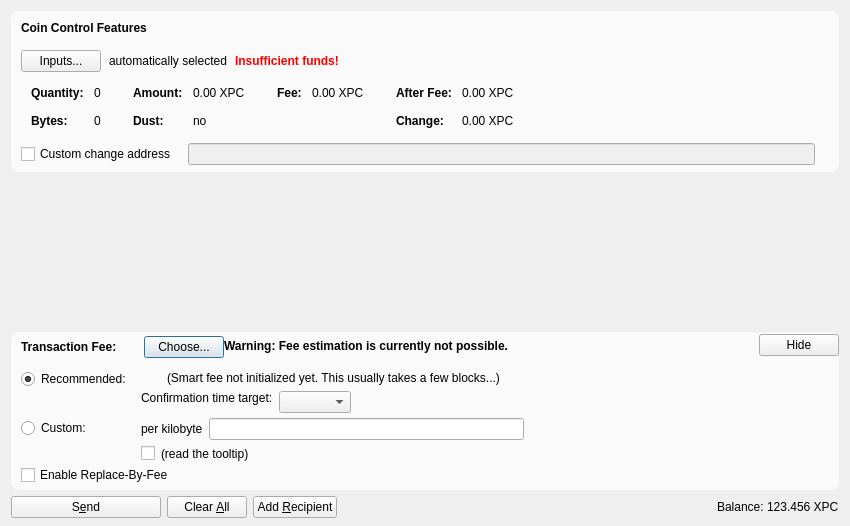
<?xml version="1.0" encoding="UTF-8"?>
<ui version="4.0">
 <class>SendCoinsDialog</class>
 <widget class="QDialog" name="SendCoinsDialog">
  <property name="geometry">
   <rect>
    <x>0</x>
    <y>0</y>
    <width>850</width>
    <height>526</height>
   </rect>
  </property>
  <property name="windowTitle">
   <string>Send Coins</string>
  </property>
  <layout class="QVBoxLayout" name="verticalLayout" stretch="0,1,0,0">
   <property name="bottomMargin">
    <number>8</number>
   </property>
   <item>
    <widget class="QFrame" name="frameCoinControl">
     <property name="styleSheet">
      <string notr="true">#frameCoinControl { background-color: rgba(255,255,255,0.7); border-radius: 8px; }</string>
     </property>
     <property name="sizePolicy">
      <sizepolicy hsizetype="Expanding" vsizetype="Expanding">
       <horstretch>0</horstretch>
       <verstretch>0</verstretch>
      </sizepolicy>
     </property>
     <property name="maximumSize">
      <size>
       <width>16777215</width>
       <height>16777215</height>
      </size>
     </property>
     <property name="frameShape">
      <enum>QFrame::StyledPanel</enum>
     </property>
     <property name="frameShadow">
      <enum>QFrame::Sunken</enum>
     </property>
     <layout class="QVBoxLayout" name="verticalLayoutCoinControl2">
      <property name="spacing">
       <number>0</number>
      </property>
      <property name="leftMargin">
       <number>0</number>
      </property>
      <property name="topMargin">
       <number>0</number>
      </property>
      <property name="rightMargin">
       <number>0</number>
      </property>
      <property name="bottomMargin">
       <number>6</number>
      </property>
      <item>
       <layout class="QVBoxLayout" name="verticalLayoutCoinControl" stretch="0,0,0,0,1">
        <property name="spacing">
         <number>0</number>
        </property>
        <property name="leftMargin">
         <number>10</number>
        </property>
        <property name="topMargin">
         <number>10</number>
        </property>
        <item>
         <layout class="QHBoxLayout" name="horizontalLayoutCoinControl1">
          <property name="bottomMargin">
           <number>15</number>
          </property>
          <item>
           <widget class="QLabel" name="labelCoinControlFeatures">
            <property name="sizePolicy">
             <sizepolicy hsizetype="Preferred" vsizetype="Maximum">
              <horstretch>0</horstretch>
              <verstretch>0</verstretch>
             </sizepolicy>
            </property>
            <property name="font">
             <font>
              <weight>75</weight>
              <bold>true</bold>
             </font>
            </property>
            <property name="styleSheet">
             <string notr="true">font-weight:bold;</string>
            </property>
            <property name="text">
             <string>Coin Control Features</string>
            </property>
           </widget>
          </item>
         </layout>
        </item>
        <item>
         <layout class="QHBoxLayout" name="horizontalLayoutCoinControl2" stretch="0,0,0,0">
          <property name="spacing">
           <number>8</number>
          </property>
          <property name="bottomMargin">
           <number>10</number>
          </property>
          <item>
           <widget class="QPushButton" name="pushButtonCoinControl">
            <property name="styleSheet">
             <string notr="true"/>
            </property>
            <property name="text">
             <string>Inputs...</string>
            </property>
            <property name="autoDefault">
             <bool>false</bool>
            </property>
           </widget>
          </item>
          <item>
           <widget class="QLabel" name="labelCoinControlAutomaticallySelected">
            <property name="text">
             <string>automatically selected</string>
            </property>
            <property name="margin">
             <number>5</number>
            </property>
           </widget>
          </item>
          <item>
           <widget class="QLabel" name="labelCoinControlInsuffFunds">
            <property name="font">
             <font>
              <weight>75</weight>
              <bold>true</bold>
             </font>
            </property>
            <property name="styleSheet">
             <string notr="true">color:red;font-weight:bold;</string>
            </property>
            <property name="text">
             <string>Insufficient funds!</string>
            </property>
            <property name="margin">
             <number>5</number>
            </property>
           </widget>
          </item>
          <item>
           <spacer name="horizontalSpacerCoinControl">
            <property name="orientation">
             <enum>Qt::Horizontal</enum>
            </property>
            <property name="sizeHint" stdset="0">
             <size>
              <width>40</width>
              <height>1</height>
             </size>
            </property>
           </spacer>
          </item>
         </layout>
        </item>
        <item>
         <widget class="QWidget" name="widgetCoinControl" native="true">
          <property name="sizePolicy">
           <sizepolicy hsizetype="Preferred" vsizetype="Preferred">
            <horstretch>0</horstretch>
            <verstretch>0</verstretch>
           </sizepolicy>
          </property>
          <property name="minimumSize">
           <size>
            <width>0</width>
            <height>0</height>
           </size>
          </property>
          <property name="styleSheet">
           <string notr="true"/>
          </property>
          <layout class="QHBoxLayout" name="horizontalLayoutCoinControl5">
           <property name="leftMargin">
            <number>0</number>
           </property>
           <property name="topMargin">
            <number>0</number>
           </property>
           <property name="rightMargin">
            <number>0</number>
           </property>
           <property name="bottomMargin">
            <number>0</number>
           </property>
           <item>
            <layout class="QHBoxLayout" name="horizontalLayoutCoinControl3" stretch="0,0,0,1">
             <property name="spacing">
              <number>20</number>
             </property>
             <property name="topMargin">
              <number>0</number>
             </property>
             <property name="bottomMargin">
              <number>10</number>
             </property>
             <item>
              <layout class="QFormLayout" name="formLayoutCoinControl1">
               <property name="horizontalSpacing">
                <number>10</number>
               </property>
               <property name="verticalSpacing">
                <number>14</number>
               </property>
               <property name="leftMargin">
                <number>10</number>
               </property>
               <property name="topMargin">
                <number>4</number>
               </property>
               <property name="rightMargin">
                <number>6</number>
               </property>
               <item row="0" column="0">
                <widget class="QLabel" name="labelCoinControlQuantityText">
                 <property name="font">
                  <font>
                   <weight>75</weight>
                   <bold>true</bold>
                  </font>
                 </property>
                 <property name="text">
                  <string>Quantity:</string>
                 </property>
                 <property name="margin">
                  <number>0</number>
                 </property>
                </widget>
               </item>
               <item row="0" column="1">
                <widget class="QLabel" name="labelCoinControlQuantity">
                 <property name="cursor">
                  <cursorShape>IBeamCursor</cursorShape>
                 </property>
                 <property name="contextMenuPolicy">
                  <enum>Qt::ActionsContextMenu</enum>
                 </property>
                 <property name="text">
                  <string notr="true">0</string>
                 </property>
                 <property name="margin">
                  <number>0</number>
                 </property>
                 <property name="textInteractionFlags">
                  <set>Qt::LinksAccessibleByMouse|Qt::TextSelectableByKeyboard|Qt::TextSelectableByMouse</set>
                 </property>
                </widget>
               </item>
               <item row="1" column="0">
                <widget class="QLabel" name="labelCoinControlBytesText">
                 <property name="font">
                  <font>
                   <weight>75</weight>
                   <bold>true</bold>
                  </font>
                 </property>
                 <property name="text">
                  <string>Bytes:</string>
                 </property>
                </widget>
               </item>
               <item row="1" column="1">
                <widget class="QLabel" name="labelCoinControlBytes">
                 <property name="cursor">
                  <cursorShape>IBeamCursor</cursorShape>
                 </property>
                 <property name="contextMenuPolicy">
                  <enum>Qt::ActionsContextMenu</enum>
                 </property>
                 <property name="text">
                  <string notr="true">0</string>
                 </property>
                 <property name="textInteractionFlags">
                  <set>Qt::LinksAccessibleByMouse|Qt::TextSelectableByKeyboard|Qt::TextSelectableByMouse</set>
                 </property>
                </widget>
               </item>
              </layout>
             </item>
             <item>
              <layout class="QFormLayout" name="formLayoutCoinControl2">
               <property name="horizontalSpacing">
                <number>10</number>
               </property>
               <property name="verticalSpacing">
                <number>14</number>
               </property>
               <property name="leftMargin">
                <number>6</number>
               </property>
               <property name="topMargin">
                <number>4</number>
               </property>
               <property name="rightMargin">
                <number>6</number>
               </property>
               <item row="0" column="0">
                <widget class="QLabel" name="labelCoinControlAmountText">
                 <property name="font">
                  <font>
                   <weight>75</weight>
                   <bold>true</bold>
                  </font>
                 </property>
                 <property name="text">
                  <string>Amount:</string>
                 </property>
                 <property name="margin">
                  <number>0</number>
                 </property>
                </widget>
               </item>
               <item row="0" column="1">
                <widget class="QLabel" name="labelCoinControlAmount">
                 <property name="cursor">
                  <cursorShape>IBeamCursor</cursorShape>
                 </property>
                 <property name="contextMenuPolicy">
                  <enum>Qt::ActionsContextMenu</enum>
                 </property>
                 <property name="text">
                  <string notr="true">0.00 XPC</string>
                 </property>
                 <property name="textInteractionFlags">
                  <set>Qt::LinksAccessibleByMouse|Qt::TextSelectableByKeyboard|Qt::TextSelectableByMouse</set>
                 </property>
                </widget>
               </item>
               <item row="1" column="0">
                <widget class="QLabel" name="labelCoinControlLowOutputText">
                 <property name="font">
                  <font>
                   <weight>75</weight>
                   <bold>true</bold>
                  </font>
                 </property>
                 <property name="text">
                  <string>Dust:</string>
                 </property>
                </widget>
               </item>
               <item row="1" column="1">
                <widget class="QLabel" name="labelCoinControlLowOutput">
                 <property name="cursor">
                  <cursorShape>IBeamCursor</cursorShape>
                 </property>
                 <property name="contextMenuPolicy">
                  <enum>Qt::ActionsContextMenu</enum>
                 </property>
                 <property name="text">
                  <string notr="true">no</string>
                 </property>
                 <property name="textInteractionFlags">
                  <set>Qt::LinksAccessibleByMouse|Qt::TextSelectableByKeyboard|Qt::TextSelectableByMouse</set>
                 </property>
                </widget>
               </item>
              </layout>
             </item>
             <item>
              <layout class="QFormLayout" name="formLayoutCoinControl3">
               <property name="horizontalSpacing">
                <number>10</number>
               </property>
               <property name="verticalSpacing">
                <number>14</number>
               </property>
               <property name="leftMargin">
                <number>6</number>
               </property>
               <property name="topMargin">
                <number>4</number>
               </property>
               <property name="rightMargin">
                <number>6</number>
               </property>
               <item row="0" column="0">
                <widget class="QLabel" name="labelCoinControlFeeText">
                 <property name="font">
                  <font>
                   <weight>75</weight>
                   <bold>true</bold>
                  </font>
                 </property>
                 <property name="text">
                  <string>Fee:</string>
                 </property>
                 <property name="margin">
                  <number>0</number>
                 </property>
                </widget>
               </item>
               <item row="0" column="1">
                <widget class="QLabel" name="labelCoinControlFee">
                 <property name="cursor">
                  <cursorShape>IBeamCursor</cursorShape>
                 </property>
                 <property name="contextMenuPolicy">
                  <enum>Qt::ActionsContextMenu</enum>
                 </property>
                 <property name="text">
                  <string notr="true">0.00 XPC</string>
                 </property>
                 <property name="textInteractionFlags">
                  <set>Qt::LinksAccessibleByMouse|Qt::TextSelectableByKeyboard|Qt::TextSelectableByMouse</set>
                 </property>
                </widget>
               </item>
              </layout>
             </item>
             <item>
              <layout class="QFormLayout" name="formLayoutCoinControl4">
               <property name="horizontalSpacing">
                <number>10</number>
               </property>
               <property name="verticalSpacing">
                <number>14</number>
               </property>
               <property name="leftMargin">
                <number>6</number>
               </property>
               <property name="topMargin">
                <number>4</number>
               </property>
               <property name="rightMargin">
                <number>6</number>
               </property>
               <item row="0" column="0">
                <widget class="QLabel" name="labelCoinControlAfterFeeText">
                 <property name="font">
                  <font>
                   <weight>75</weight>
                   <bold>true</bold>
                  </font>
                 </property>
                 <property name="text">
                  <string>After Fee:</string>
                 </property>
                 <property name="margin">
                  <number>0</number>
                 </property>
                </widget>
               </item>
               <item row="0" column="1">
                <widget class="QLabel" name="labelCoinControlAfterFee">
                 <property name="cursor">
                  <cursorShape>IBeamCursor</cursorShape>
                 </property>
                 <property name="contextMenuPolicy">
                  <enum>Qt::ActionsContextMenu</enum>
                 </property>
                 <property name="text">
                  <string notr="true">0.00 XPC</string>
                 </property>
                 <property name="textInteractionFlags">
                  <set>Qt::LinksAccessibleByMouse|Qt::TextSelectableByKeyboard|Qt::TextSelectableByMouse</set>
                 </property>
                </widget>
               </item>
               <item row="1" column="0">
                <widget class="QLabel" name="labelCoinControlChangeText">
                 <property name="font">
                  <font>
                   <weight>75</weight>
                   <bold>true</bold>
                  </font>
                 </property>
                 <property name="text">
                  <string>Change:</string>
                 </property>
                </widget>
               </item>
               <item row="1" column="1">
                <widget class="QLabel" name="labelCoinControlChange">
                 <property name="cursor">
                  <cursorShape>IBeamCursor</cursorShape>
                 </property>
                 <property name="contextMenuPolicy">
                  <enum>Qt::ActionsContextMenu</enum>
                 </property>
                 <property name="text">
                  <string notr="true">0.00 XPC</string>
                 </property>
                 <property name="textInteractionFlags">
                  <set>Qt::LinksAccessibleByMouse|Qt::TextSelectableByKeyboard|Qt::TextSelectableByMouse</set>
                 </property>
                </widget>
               </item>
              </layout>
             </item>
            </layout>
           </item>
          </layout>
         </widget>
        </item>
        <item>
         <layout class="QHBoxLayout" name="horizontalLayoutCoinControl4" stretch="0,0,0">
          <property name="spacing">
           <number>12</number>
          </property>
          <property name="sizeConstraint">
           <enum>QLayout::SetDefaultConstraint</enum>
          </property>
          <property name="topMargin">
           <number>5</number>
          </property>
          <property name="rightMargin">
           <number>5</number>
          </property>
          <item>
           <widget class="QCheckBox" name="checkBoxCoinControlChange">
            <property name="toolTip">
             <string>If this is activated, but the change address is empty or invalid, change will be sent to a newly generated address.</string>
            </property>
            <property name="text">
             <string>Custom change address</string>
            </property>
           </widget>
          </item>
          <item>
           <widget class="QValidatedLineEdit" name="lineEditCoinControlChange">
            <property name="enabled">
             <bool>false</bool>
            </property>
            <property name="sizePolicy">
             <sizepolicy hsizetype="Expanding" vsizetype="Fixed">
              <horstretch>0</horstretch>
              <verstretch>0</verstretch>
             </sizepolicy>
            </property>
           </widget>
          </item>
          <item>
           <widget class="QLabel" name="labelCoinControlChangeLabel">
            <property name="sizePolicy">
             <sizepolicy hsizetype="Preferred" vsizetype="Expanding">
              <horstretch>0</horstretch>
              <verstretch>0</verstretch>
             </sizepolicy>
            </property>
            <property name="minimumSize">
             <size>
              <width>0</width>
              <height>0</height>
             </size>
            </property>
            <property name="text">
             <string/>
            </property>
            <property name="margin">
             <number>3</number>
            </property>
           </widget>
          </item>
         </layout>
        </item>
        <item>
         <spacer name="verticalSpacerCoinControl">
          <property name="orientation">
           <enum>Qt::Vertical</enum>
          </property>
          <property name="sizeHint" stdset="0">
           <size>
            <width>800</width>
            <height>1</height>
           </size>
          </property>
         </spacer>
        </item>
       </layout>
      </item>
     </layout>
    </widget>
   </item>
   <item>
    <widget class="QScrollArea" name="scrollArea">
     <property name="styleSheet">
      <string notr="true">#scrollArea { background-color: rgba(255,255,255,0); }</string>
     </property>
     <property name="widgetResizable">
      <bool>true</bool>
     </property>
     <widget class="QWidget" name="scrollAreaWidgetContents">
      <property name="styleSheet">
       <string notr="true">#scrollAreaWidgetContents { background-color: rgba(255,255,255,0); }</string>
      </property>
      <property name="geometry">
       <rect>
        <x>0</x>
        <y>0</y>
        <width>830</width>
        <height>104</height>
       </rect>
      </property>
      <layout class="QVBoxLayout" name="verticalLayout_2" stretch="0,1">
       <property name="leftMargin">
        <number>0</number>
       </property>
       <property name="topMargin">
        <number>0</number>
       </property>
       <property name="rightMargin">
        <number>0</number>
       </property>
       <property name="bottomMargin">
        <number>0</number>
       </property>
       <item>
        <layout class="QVBoxLayout" name="entries">
         <property name="spacing">
          <number>6</number>
         </property>
        </layout>
       </item>
       <item>
        <spacer name="verticalSpacer">
         <property name="orientation">
          <enum>Qt::Vertical</enum>
         </property>
         <property name="sizeHint" stdset="0">
          <size>
           <width>20</width>
           <height>40</height>
          </size>
         </property>
        </spacer>
       </item>
      </layout>
     </widget>
    </widget>
   </item>
   <item>
    <widget class="QFrame" name="frameFee">
     <property name="styleSheet">
      <string notr="true">#frameFee { background-color: rgba(255,255,255,0.7); border-radius: 8px; }</string>
     </property>
     <property name="sizePolicy">
      <sizepolicy hsizetype="Expanding" vsizetype="Expanding">
       <horstretch>0</horstretch>
       <verstretch>0</verstretch>
      </sizepolicy>
     </property>
     <property name="maximumSize">
      <size>
       <width>16777215</width>
       <height>16777215</height>
      </size>
     </property>
     <property name="frameShape">
      <enum>QFrame::StyledPanel</enum>
     </property>
     <property name="frameShadow">
      <enum>QFrame::Sunken</enum>
     </property>
     <layout class="QVBoxLayout" name="verticalLayoutFee1">
      <property name="spacing">
       <number>0</number>
      </property>
      <property name="leftMargin">
       <number>0</number>
      </property>
      <property name="topMargin">
       <number>0</number>
      </property>
      <property name="rightMargin">
       <number>0</number>
      </property>
      <property name="bottomMargin">
       <number>0</number>
      </property>
      <item>
       <layout class="QVBoxLayout" name="verticalLayoutFee2" stretch="0,0,0">
        <property name="spacing">
         <number>0</number>
        </property>
        <property name="leftMargin">
         <number>10</number>
        </property>
        <property name="topMargin">
         <number>0</number>
        </property>
        <item>
         <layout class="QHBoxLayout" name="horizontalLayoutFee1">
          <property name="bottomMargin">
           <number>0</number>
          </property>
          <item>
           <layout class="QVBoxLayout" name="verticalLayoutFee7">
            <property name="spacing">
             <number>0</number>
            </property>
            <item>
             <spacer name="verticalSpacerSmartFee">
              <property name="orientation">
               <enum>Qt::Vertical</enum>
              </property>
              <property name="sizeType">
               <enum>QSizePolicy::Fixed</enum>
              </property>
              <property name="sizeHint" stdset="0">
               <size>
                <width>1</width>
                <height>4</height>
               </size>
              </property>
             </spacer>
            </item>
            <item>
             <layout class="QHBoxLayout" name="horizontalLayoutSmartFee">
              <property name="spacing">
               <number>10</number>
              </property>
              <item>
               <widget class="QLabel" name="labelFeeHeadline">
                <property name="sizePolicy">
                 <sizepolicy hsizetype="Preferred" vsizetype="Maximum">
                  <horstretch>0</horstretch>
                  <verstretch>0</verstretch>
                 </sizepolicy>
                </property>
                <property name="font">
                 <font>
                  <weight>75</weight>
                  <bold>true</bold>
                 </font>
                </property>
                <property name="styleSheet">
                 <string notr="true">font-weight:bold;</string>
                </property>
                <property name="text">
                 <string>Transaction Fee:</string>
                </property>
               </widget>
              </item>
              <item>
               <widget class="QLabel" name="labelFeeMinimized">
                <property name="text">
                 <string/>
                </property>
               </widget>
              </item>
              <item>
               <widget class="QPushButton" name="buttonChooseFee">
                <property name="text">
                 <string>Choose...</string>
                </property>
               </widget>
              </item>
             </layout>
            </item>
            <item>
             <spacer name="verticalSpacer_5">
              <property name="orientation">
               <enum>Qt::Vertical</enum>
              </property>
              <property name="sizeHint" stdset="0">
               <size>
                <width>1</width>
                <height>1</height>
               </size>
              </property>
             </spacer>
            </item>
           </layout>
          </item>
          <item>
           <widget class="QLabel" name="fallbackFeeWarningLabel">
            <property name="toolTip">
             <string>Using the fallbackfee can result in sending a transaction that will take several hours or days (or never) to confirm. Consider choosing your fee manually or wait until you have validated the complete chain.</string>
            </property>
            <property name="font">
            <font>
                <weight>75</weight>
                <bold>true</bold>
            </font>
            </property>
            <property name="text">
             <string>Warning: Fee estimation is currently not possible.</string>
            </property>
            <property name="wordWrap">
             <bool>false</bool>
            </property>
           </widget>
          </item>
          <item>
           <spacer name="horizontalSpacer_4">
            <property name="orientation">
             <enum>Qt::Horizontal</enum>
            </property>
            <property name="sizeType">
             <enum>QSizePolicy::MinimumExpanding</enum>
            </property>
            <property name="sizeHint" stdset="0">
             <size>
              <width>40</width>
              <height>20</height>
             </size>
            </property>
           </spacer>
          </item>
          <item>
           <widget class="QPushButton" name="buttonMinimizeFee">
            <property name="toolTip">
             <string>collapse fee-settings</string>
            </property>
            <property name="text">
             <string>Hide</string>
            </property>
           </widget>
          </item>
         </layout>
        </item>
        <item>
         <widget class="QFrame" name="frameFeeSelection">
          <layout class="QVBoxLayout" name="verticalLayoutFee12">
           <property name="spacing">
            <number>0</number>
           </property>
           <property name="leftMargin">
            <number>0</number>
           </property>
           <property name="topMargin">
            <number>0</number>
           </property>
           <property name="rightMargin">
            <number>0</number>
           </property>
           <property name="bottomMargin">
            <number>0</number>
           </property>
           <item>
            <layout class="QGridLayout" name="gridLayoutFee">
             <property name="topMargin">
              <number>10</number>
             </property>
             <property name="bottomMargin">
              <number>4</number>
             </property>
             <property name="horizontalSpacing">
              <number>10</number>
             </property>
             <property name="verticalSpacing">
              <number>4</number>
             </property>
             <item row="1" column="1">
              <layout class="QVBoxLayout" name="verticalLayoutFee8">
               <property name="spacing">
                <number>6</number>
               </property>
               <item>
                <layout class="QHBoxLayout" name="horizontalLayoutFee13">
                 <item>
                  <widget class="QLabel" name="labelCustomPerKilobyte">
                   <property name="toolTip">
                    <string>Specify a custom fee per kB (1,000 bytes) of the transaction's virtual size.

Note:  Since the fee is calculated on a per-byte basis, a fee of "100 satoshis per kB" for a transaction size of 500 bytes (half of 1 kB) would ultimately yield a fee of only 50 satoshis.</string>
                   </property>
                   <property name="text">
                    <string>per kilobyte</string>
                   </property>
                  </widget>
                 </item>
                 <item>
                  <widget class="BitcoinAmountField" name="customFee"/>
                 </item>
                 <item>
                  <spacer name="horizontalSpacer_6">
                   <property name="orientation">
                    <enum>Qt::Horizontal</enum>
                   </property>
                   <property name="sizeHint" stdset="0">
                    <size>
                     <width>1</width>
                     <height>1</height>
                    </size>
                   </property>
                  </spacer>
                 </item>
                </layout>
               </item>
               <item>
                <layout class="QHBoxLayout" name="horizontalLayoutFee8">
                 <item>
                  <widget class="QCheckBox" name="checkBoxMinimumFee">
                   <property name="toolTip">
                    <string>Paying only the minimum fee is just fine as long as there is less transaction volume than space in the blocks. But be aware that this can end up in a never confirming transaction once there is more demand for bitcoin transactions than the network can process.</string>
                   </property>
                   <property name="text">
                    <string/>
                   </property>
                  </widget>
                 </item>
                 <item>
                  <widget class="QLabel" name="labelMinFeeWarning">
                   <property name="enabled">
                    <bool>true</bool>
                   </property>
                   <property name="toolTip">
                    <string>Paying only the minimum fee is just fine as long as there is less transaction volume than space in the blocks. But be aware that this can end up in a never confirming transaction once there is more demand for bitcoin transactions than the network can process.</string>
                   </property>
                   <property name="text">
                    <string>(read the tooltip)</string>
                   </property>
                   <property name="margin">
                    <number>5</number>
                   </property>
                  </widget>
                 </item>
                 <item>
                  <spacer name="horizontalSpacer_2">
                   <property name="orientation">
                    <enum>Qt::Horizontal</enum>
                   </property>
                   <property name="sizeHint" stdset="0">
                    <size>
                     <width>1</width>
                     <height>1</height>
                    </size>
                   </property>
                  </spacer>
                 </item>
                </layout>
               </item>
              </layout>
             </item>
             <item row="0" column="0">
              <layout class="QVBoxLayout" name="verticalLayoutFee4" stretch="0,1">
               <item>
                <widget class="QRadioButton" name="radioSmartFee">
                 <property name="text">
                  <string>Recommended:</string>
                 </property>
                 <property name="checked">
                  <bool>true</bool>
                 </property>
                 <attribute name="buttonGroup">
                  <string notr="true">groupFee</string>
                 </attribute>
                </widget>
               </item>
               <item>
                <spacer name="verticalSpacer_2">
                 <property name="orientation">
                  <enum>Qt::Vertical</enum>
                 </property>
                 <property name="sizeHint" stdset="0">
                  <size>
                   <width>1</width>
                   <height>1</height>
                  </size>
                 </property>
                </spacer>
               </item>
              </layout>
             </item>
             <item row="1" column="0">
              <layout class="QVBoxLayout" name="verticalLayoutFee9" stretch="0,1">
               <item>
                <widget class="QRadioButton" name="radioCustomFee">
                 <property name="text">
                  <string>Custom:</string>
                 </property>
                 <attribute name="buttonGroup">
                  <string notr="true">groupFee</string>
                 </attribute>
                </widget>
               </item>
               <item>
                <spacer name="verticalSpacer_6">
                 <property name="orientation">
                  <enum>Qt::Vertical</enum>
                 </property>
                 <property name="sizeHint" stdset="0">
                  <size>
                   <width>1</width>
                   <height>1</height>
                  </size>
                 </property>
                </spacer>
               </item>
              </layout>
             </item>
             <item row="0" column="1">
              <layout class="QVBoxLayout" name="verticalLayoutFee3" stretch="0,0,1">
               <property name="spacing">
                <number>6</number>
               </property>
               <property name="topMargin">
                <number>2</number>
               </property>
               <item>
                <layout class="QHBoxLayout" name="horizontalLayoutFee12">
                 <item>
                  <widget class="QLabel" name="labelSmartFee">
                   <property name="text">
                    <string/>
                   </property>
                   <property name="margin">
                    <number>2</number>
                   </property>
                  </widget>
                 </item>
                 <item>
                  <widget class="QLabel" name="labelFeeEstimation">
                   <property name="text">
                    <string/>
                   </property>
                  </widget>
                 </item>
                 <item>
                  <widget class="QLabel" name="labelSmartFee2">
                   <property name="text">
                    <string>(Smart fee not initialized yet. This usually takes a few blocks...)</string>
                   </property>
                   <property name="margin">
                    <number>2</number>
                   </property>
                  </widget>
                 </item>
                 <item>
                  <spacer name="horizontalSpacer_5">
                   <property name="orientation">
                    <enum>Qt::Horizontal</enum>
                   </property>
                   <property name="sizeHint" stdset="0">
                    <size>
                     <width>1</width>
                     <height>1</height>
                    </size>
                   </property>
                  </spacer>
                 </item>
                </layout>
               </item>
               <item>
                <layout class="QHBoxLayout" name="horizontalLayoutFee9">
                 <item>
                  <layout class="QVBoxLayout" name="verticalLayoutFee6">
                   <item>
                    <widget class="QLabel" name="labelSmartFee3">
                     <property name="text">
                      <string>Confirmation time target:</string>
                     </property>
                     <property name="margin">
                      <number>2</number>
                     </property>
                    </widget>
                   </item>
                   <item>
                    <spacer name="verticalSpacer_3">
                     <property name="orientation">
                      <enum>Qt::Vertical</enum>
                     </property>
                     <property name="sizeHint" stdset="0">
                      <size>
                       <width>1</width>
                       <height>1</height>
                      </size>
                     </property>
                    </spacer>
                   </item>
                  </layout>
                 </item>
                 <item>
                  <layout class="QVBoxLayout" name="verticalLayoutFee5">
                   <property name="rightMargin">
                    <number>30</number>
                   </property>
                   <item>
                    <layout class="QHBoxLayout" name="horizontalLayoutConfTarget">
                     <property name="bottomMargin">
                      <number>0</number>
                     </property>
                     <item>
                      <widget class="QComboBox" name="confTargetSelector"/>
                     </item>
                     <item>
                      <spacer name="horizontalSpacerConfTarget">
                       <property name="orientation">
                        <enum>Qt::Horizontal</enum>
                       </property>
                       <property name="sizeHint" stdset="0">
                        <size>
                         <width>40</width>
                         <height>20</height>
                        </size>
                       </property>
                      </spacer>
                     </item>
                    </layout>
                   </item>
                  </layout>
                 </item>
                </layout>
               </item>
               <item>
                <spacer name="verticalSpacer_4">
                 <property name="orientation">
                  <enum>Qt::Vertical</enum>
                 </property>
                 <property name="sizeHint" stdset="0">
                  <size>
                   <width>1</width>
                   <height>1</height>
                  </size>
                 </property>
                </spacer>
               </item>
              </layout>
             </item>
            </layout>
           </item>
           <item>
            <widget class="QCheckBox" name="optInRBF">
             <property name="text">
              <string>Enable Replace-By-Fee</string>
             </property>
             <property name="toolTip">
              <string>With Replace-By-Fee (BIP-125) you can increase a transaction's fee after it is sent. Without this, a higher fee may be recommended to compensate for increased transaction delay risk.</string>
             </property>
            </widget>
           </item>
          </layout>
         </widget>
        </item>
        <item>
         <spacer name="verticalSpacerFee">
          <property name="orientation">
           <enum>Qt::Vertical</enum>
          </property>
          <property name="sizeHint" stdset="0">
           <size>
            <width>40</width>
            <height>5</height>
           </size>
          </property>
         </spacer>
        </item>
       </layout>
      </item>
     </layout>
    </widget>
   </item>
   <item>
    <layout class="QHBoxLayout" name="horizontalLayout">
     <item>
      <widget class="QPushButton" name="sendButton">
       <property name="minimumSize">
        <size>
         <width>150</width>
         <height>0</height>
        </size>
       </property>
       <property name="toolTip">
        <string>Confirm the send action</string>
       </property>
       <property name="text">
        <string>S&amp;end</string>
       </property>
       <property name="icon">
        <iconset resource="../bitcoin.qrc">
         <normaloff>:/icons/send</normaloff>:/icons/send</iconset>
       </property>
       <property name="autoDefault">
        <bool>false</bool>
       </property>
       <property name="default">
        <bool>false</bool>
       </property>
      </widget>
     </item>
     <item>
      <widget class="QPushButton" name="clearButton">
       <property name="sizePolicy">
        <sizepolicy hsizetype="Minimum" vsizetype="Fixed">
         <horstretch>0</horstretch>
         <verstretch>0</verstretch>
        </sizepolicy>
       </property>
       <property name="toolTip">
        <string>Clear all fields of the form.</string>
       </property>
       <property name="text">
        <string>Clear &amp;All</string>
       </property>
       <property name="icon">
        <iconset resource="../bitcoin.qrc">
         <normaloff>:/icons/remove</normaloff>:/icons/remove</iconset>
       </property>
       <property name="autoDefault">
        <bool>false</bool>
       </property>
      </widget>
     </item>
     <item>
      <widget class="QPushButton" name="addButton">
       <property name="toolTip">
        <string>Send to multiple recipients at once</string>
       </property>
       <property name="text">
        <string>Add &amp;Recipient</string>
       </property>
       <property name="icon">
        <iconset resource="../bitcoin.qrc">
         <normaloff>:/icons/add</normaloff>:/icons/add</iconset>
       </property>
       <property name="autoDefault">
        <bool>false</bool>
       </property>
      </widget>
     </item>
     <item>
      <spacer name="horizontalSpacer">
       <property name="orientation">
        <enum>Qt::Horizontal</enum>
       </property>
       <property name="sizeHint" stdset="0">
        <size>
         <width>40</width>
         <height>20</height>
        </size>
       </property>
      </spacer>
     </item>
     <item>
      <layout class="QHBoxLayout" name="horizontalLayout_2">
       <property name="spacing">
        <number>3</number>
       </property>
       <item>
        <widget class="QLabel" name="label">
         <property name="sizePolicy">
          <sizepolicy hsizetype="Preferred" vsizetype="Fixed">
           <horstretch>0</horstretch>
           <verstretch>0</verstretch>
          </sizepolicy>
         </property>
         <property name="text">
          <string>Balance:</string>
         </property>
        </widget>
       </item>
       <item>
        <widget class="QLabel" name="labelBalance">
         <property name="sizePolicy">
          <sizepolicy hsizetype="Preferred" vsizetype="Fixed">
           <horstretch>0</horstretch>
           <verstretch>0</verstretch>
          </sizepolicy>
         </property>
         <property name="cursor">
          <cursorShape>IBeamCursor</cursorShape>
         </property>
         <property name="text">
          <string notr="true">123.456 XPC</string>
         </property>
         <property name="textInteractionFlags">
          <set>Qt::LinksAccessibleByMouse|Qt::TextSelectableByKeyboard|Qt::TextSelectableByMouse</set>
         </property>
        </widget>
       </item>
      </layout>
     </item>
    </layout>
   </item>
  </layout>
 </widget>
 <customwidgets>
  <customwidget>
   <class>QValidatedLineEdit</class>
   <extends>QLineEdit</extends>
   <header>qt/qvalidatedlineedit.h</header>
  </customwidget>
  <customwidget>
   <class>BitcoinAmountField</class>
   <extends>QLineEdit</extends>
   <header>qt/bitcoinamountfield.h</header>
   <container>1</container>
  </customwidget>
 </customwidgets>
 <resources>
  <include location="../bitcoin.qrc"/>
 </resources>
 <connections/>
 <buttongroups>
  <buttongroup name="groupFee"/>
 </buttongroups>
</ui>
